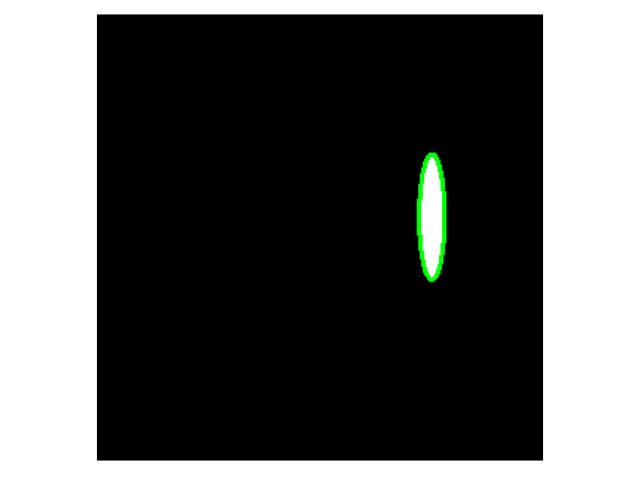
#> input picture Estimated_elipse.png, 1280 x 960 px (shown at 1/2 size)
$ python -i tanuki.py   (imports and definitions only)
#> lines starting #> are read from the running program, lines starting #| are printed output that depends on the picture; after the words box and inside, x2 and y2 are one past the last pixel; in counts of white or black regions, pixels touching at a corner belong together
# import the necessary packages
import cv2
import imutils
import matplotlib.pyplot as plt
import numpy as np

class ShapeDetector:
	def __init__(self):
		pass
	def destrained(self, img, cnt):
		# img : Grayscaled img, white backgrounded is no matter
		# Output : Straining imgs are processed
		x, y, w, h = cv2.boundingRect(cnt)
		patch = img[y:y+h,x:x+w]
		# plt.imshow(patch, cmap='gray')
		# plt.show()
		out = cv2.resize(patch,dsize=(300,300),interpolation=cv2.INTER_CUBIC)
		out = np.array(out)
		canny = cv2.Canny(out, 100, 255)
		out = (255-out)/255.0
		self.patch = out
		self.area = np.sum(self.patch)
		self.canny = canny/255.0
		self.peri = np.sum(self.canny)

	def detect_img(self, img):
		# img : Grayscaled img
		thresh = cv2.threshold(img, 60, 255, cv2.THRESH_BINARY_INV)[1] # 255, 255, 255 ... -> 0, 0, 0, 255...
		cnts = cv2.findContours(thresh.copy(), cv2.RETR_EXTERNAL,
			cv2.CHAIN_APPROX_SIMPLE)
		cnts = imutils.grab_contours(cnts)
		self.destrained(img,cnts[0])
		label = self.detect(cnts[0]) # only one shape

		return label

	def detect(self, c):
		# initialize the shape name and approximate the contour
		shape = 4
		peri = cv2.arcLength(c, True)
		approx = cv2.approxPolyDP(c, 0.005 * peri, True)

        # if the shape is a triangle, it will have 3 vertices
		if len(approx) == 3:
			shape = 1
		# if the shape has 4 vertices, it is either a square or
		# a rectangle
		elif len(approx) == 4:
			shape = 2
		# if the shape is a pentagon, it will have 5 vertices
		elif len(approx) == 5:
			shape = 3
		elif len(approx) <= 7:
			shape = 4
		else:

			area = np.sum(self.patch)
			r = 150
			# Area check
			perfect_c_area = (r**2)*np.pi
			ratio = area/perfect_c_area

			pred_peri = self.peri
			perfect_peri = 2*np.pi*150

			ratio_peri = pred_peri/perfect_peri

			if (0.95 <= ratio and ratio <= 1/0.95) and ratio_peri<1.3:
				shape = 0
			else:
				shape = 4
		# return the name of the shape
		return shape

>>> import cv2
>>> picture = cv2.imread('Estimated_elipse.png', cv2.IMREAD_GRAYSCALE)
#> picture: shape (960, 1280); min 0, max 255, mean 92
>>> result = ShapeDetector().detect_img(picture)
#> in detect_img, `thresh = cv2.threshold(img, 60, 255, cv2.THRESH_BINARY_INV)[1]`:
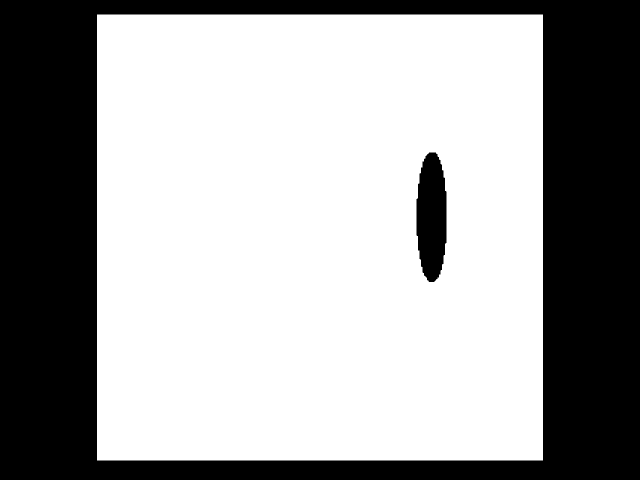
#> thresh: shape (960, 1280) (shown at 1/2 size); 63.7% white; 2 black regions
#> in detect_img, `cnts = cv2.findContours(thresh.copy(), cv2.RETR_EXTERNAL, cv2.CHAIN_AP..`: cnts = 1 contour; box (x1, y1, x2, y2) and area: (194, 29, 1086, 921) 793881
#> in detect_img, `cnts = imutils.grab_contours(cnts)`: cnts = [[[194, 29], [194, 920], [1085, 920], [1085, 29]]]
#> in destrained, `x, y, w, h = cv2.boundingRect(cnt)`: x = 194; y = 29; w = 892
#> in destrained, `patch = img[y:y+h,x:x+w]`:
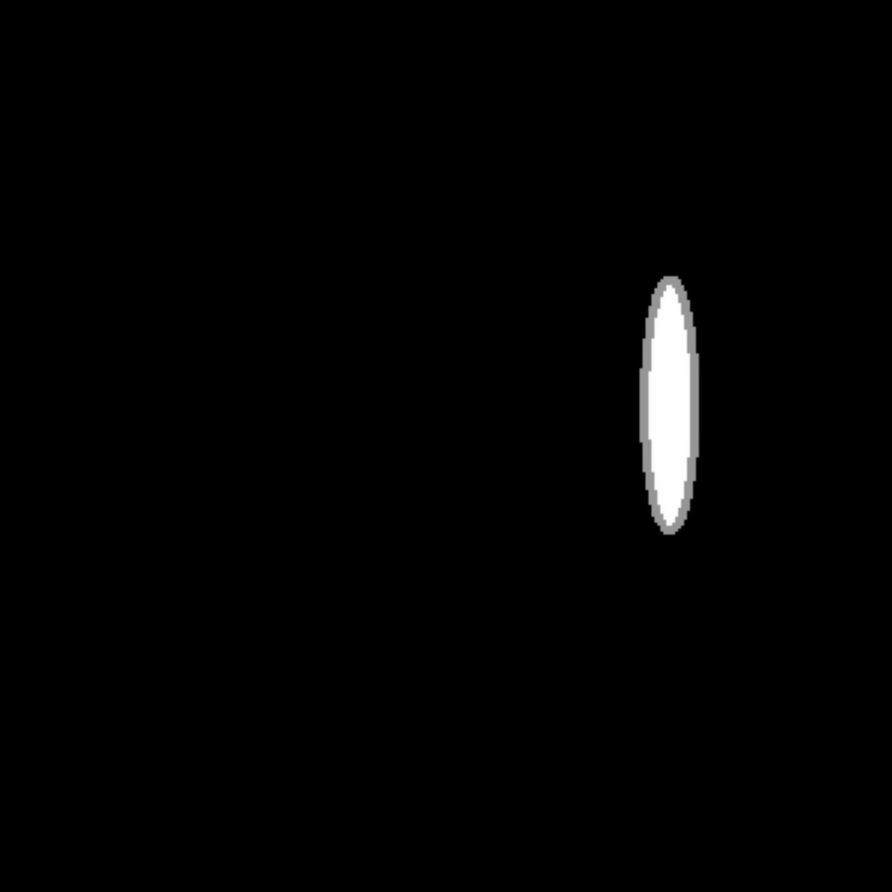
#> patch: shape (892, 892); min 0, max 255, mean 3.4
#> in destrained, `canny = cv2.Canny(out, 100, 255)`:
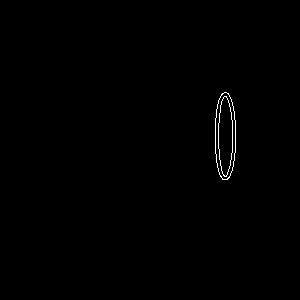
#> canny: shape (300, 300); 0.39% white in thin lines or dots, all inside (x1, y1, x2, y2) = (215, 92, 236, 180)
#> in destrained, `out = (255-out)/255.0`:
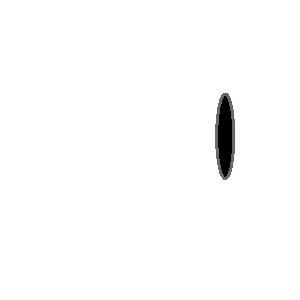
#> out: shape (300, 300) float64; min 0, max 1, mean 0.987
#> in destrained, `self.area = np.sum(self.patch)`: self.area = 88809.4
#> in destrained, `self.peri = np.sum(self.canny)`: self.peri = 352
#> in detect, `peri = cv2.arcLength(c, True)`: peri = 3564
#> in detect, `approx = cv2.approxPolyDP(c, 0.005 * peri, True)`: approx = [[194, 29], [194, 920], [1085, 920], [1085, 29]]
#> in detect_img, `label = self.detect(cnts[0])`: label = 2
#> result = 2
